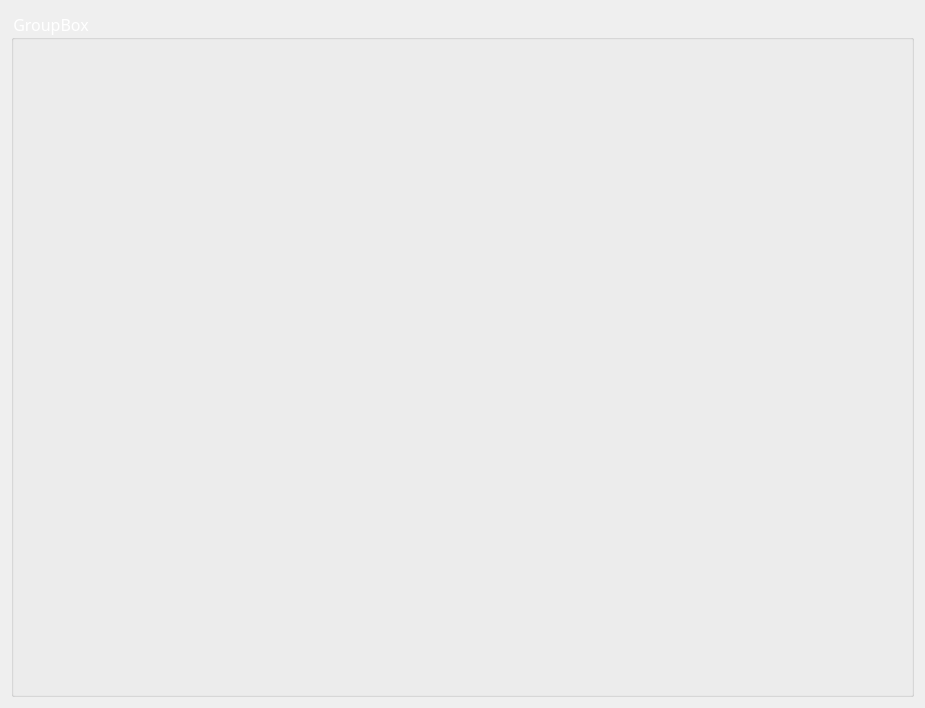
<?xml version="1.0" encoding="UTF-8"?>
<ui version="4.0">
 <class>UserMainWid</class>
 <widget class="QWidget" name="UserMainWid">
  <property name="geometry">
   <rect>
    <x>0</x>
    <y>0</y>
    <width>925</width>
    <height>708</height>
   </rect>
  </property>
  <property name="windowTitle">
   <string>Form</string>
  </property>
  <layout class="QGridLayout" name="gridLayout">
   <item row="0" column="0" rowspan="2" colspan="2">
    <widget class="QGroupBox" name="groupBox">
     <property name="font">
      <font>
       <family>微软雅黑</family>
       <pointsize>12</pointsize>
      </font>
     </property>
     <property name="styleSheet">
      <string notr="true">color:rgb(255,255,255)</string>
     </property>
     <property name="title">
      <string>GroupBox</string>
     </property>
     <layout class="QGridLayout" name="gridLayout_2">
      <item row="0" column="0">
       <widget class="QWidget" name="widget" native="true">
        <property name="styleSheet">
         <string notr="true">color:rgb(0,0,0)</string>
        </property>
       </widget>
      </item>
     </layout>
    </widget>
   </item>
  </layout>
 </widget>
 <resources/>
 <connections/>
</ui>
